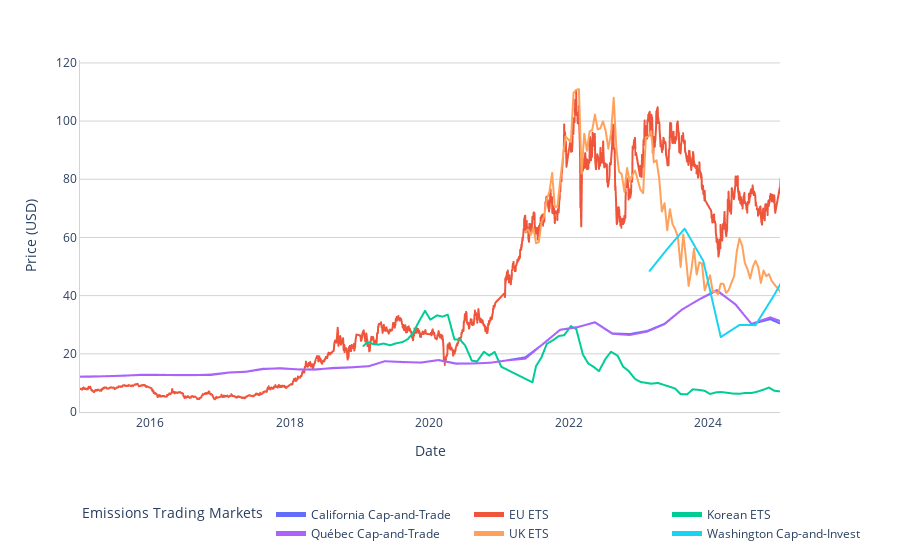

Notebook code for this chart:
### Code cell
fig = px.line(
    prices_long,
    x="Date",
    y="Price_USD",
    color="Market",
    # title="ETS Market Prices (USD)",
    labels={
        "Date": "Date",
        "Price_USD": "Price (USD)",
        "Market": "Market"
    }
)

fig.update_layout(
    plot_bgcolor="white",   # inside the plot area
    # paper_bgcolor="white",  # entire figure background
    # legend=dict(
    #     title="Emissions Trading Markets",
    #     orientation="v",
    #     yanchor="top",
    #     y=1,
    #     xanchor="left",
    #     x=1.02  # push legend slightly to the right
    # ),
    legend=dict(
        title="Emissions Trading Markets",
        orientation="h",
        yanchor="top",
        y=-0.25,
        xanchor="left",
        x=0,
        traceorder="normal",
        itemsizing="constant",
    ),
    margin=dict(r=120),
    yaxis=dict(linecolor="LightGray", showgrid=True, gridcolor="LightGray", zeroline=False, range=[0,121]),
    xaxis=dict(linecolor="LightGray", range=[pd.Timestamp("2015-01-01"), pd.Timestamp("2025-01-10")]),
)

fig.show()
